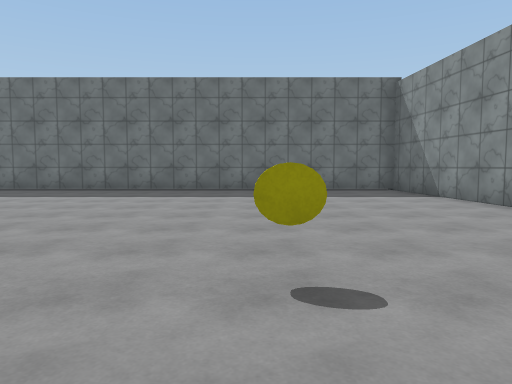
view 1 (above)

21 first-person views from a walk through a Unity game level. The camera is 1.3 m above the floor, tilts 4° down and sees 70° across. The floor is counted in squares, 2 m on a side. Each view is taken from the middle of a square. On the plan, view 1 faces up. The plan holds only what a view shows up to about 11 squares ahead; the rest is blank. The place goes on beyond the plan. Some surface patterns are stand-ins.

view 2
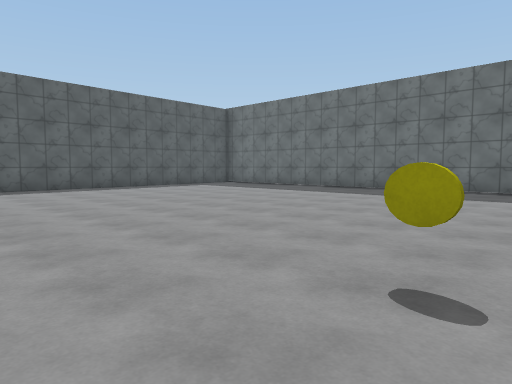

view 3
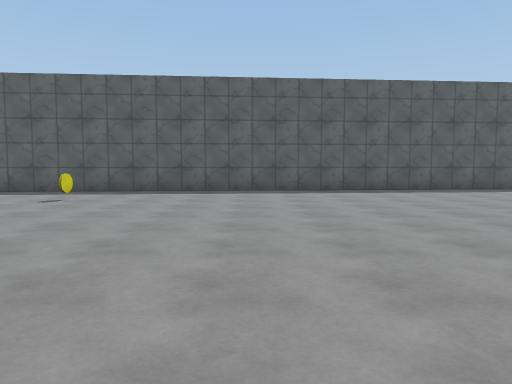

view 4
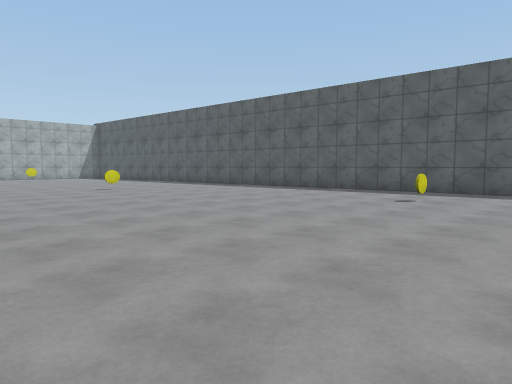

view 5
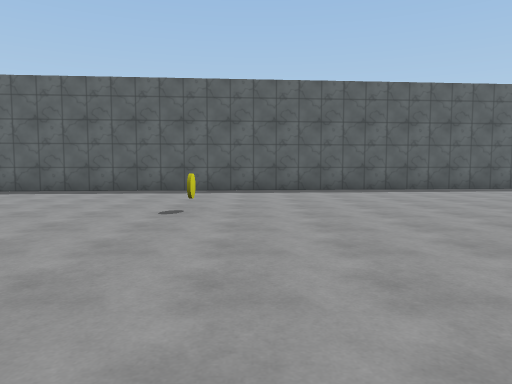

view 6
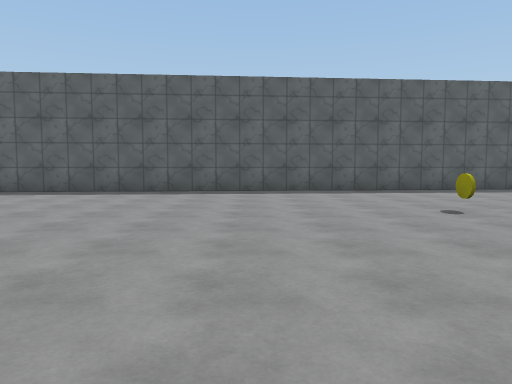

view 7
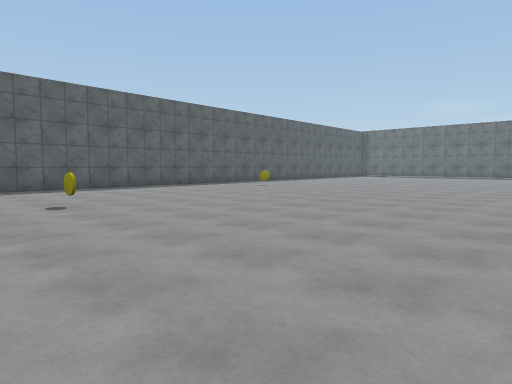

view 8
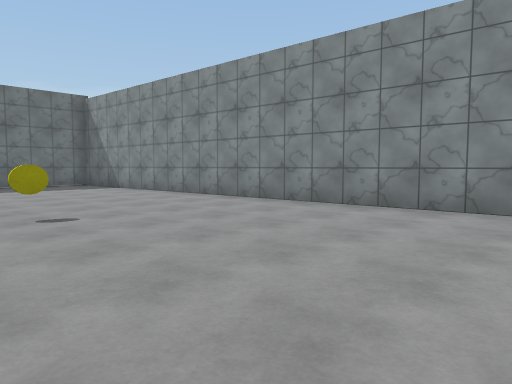

view 9
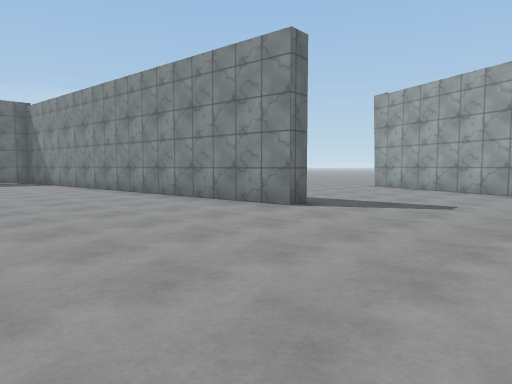

view 10
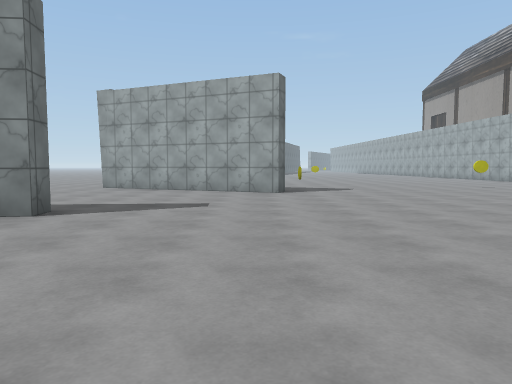

view 11
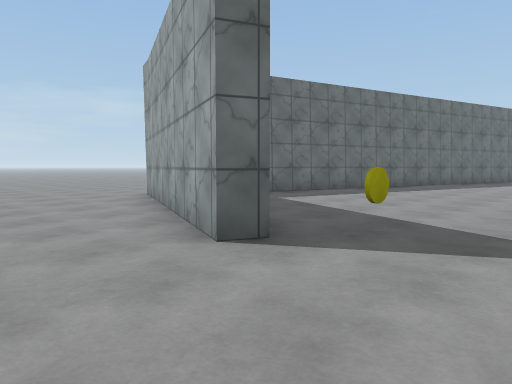

view 12
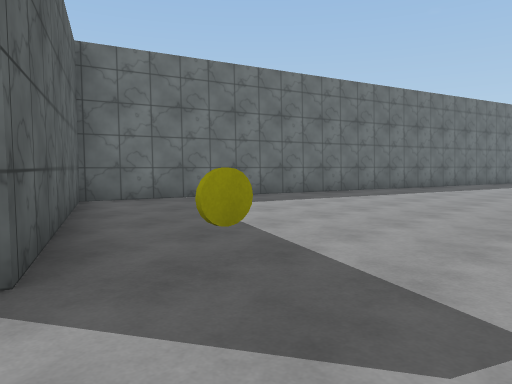

view 13
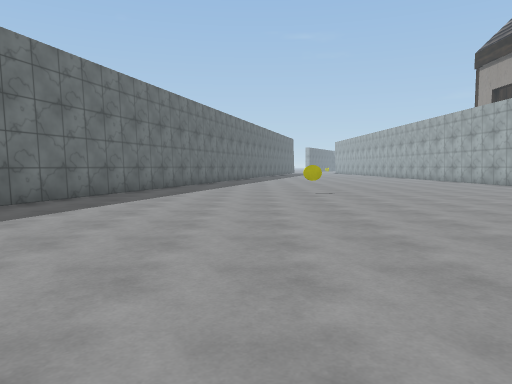

view 14
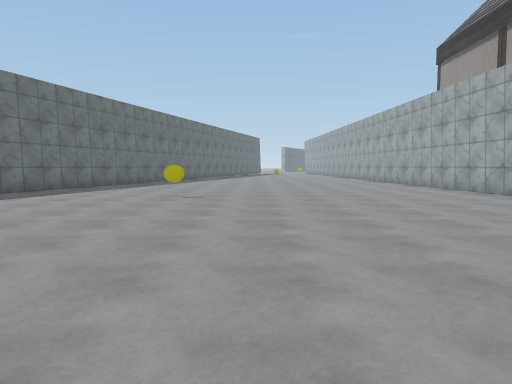

view 15
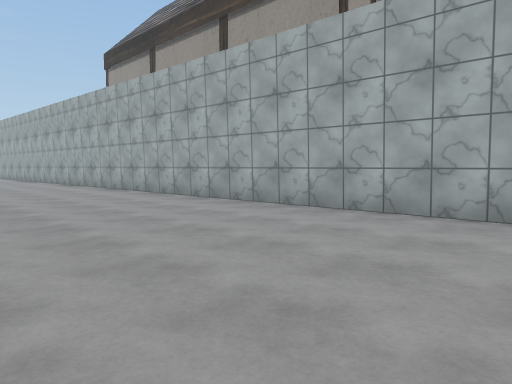

view 16
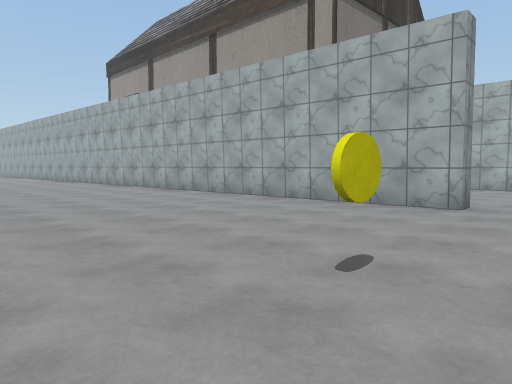

view 17
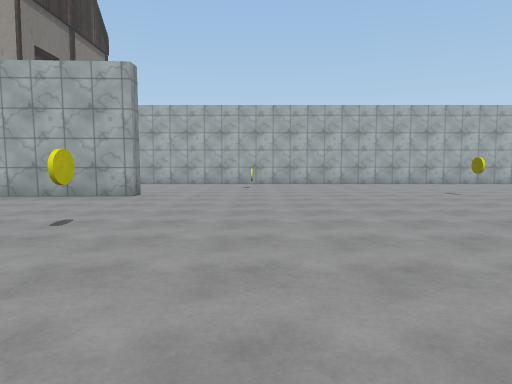

view 18
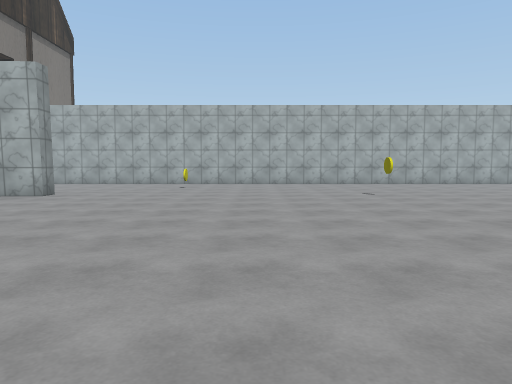

view 19
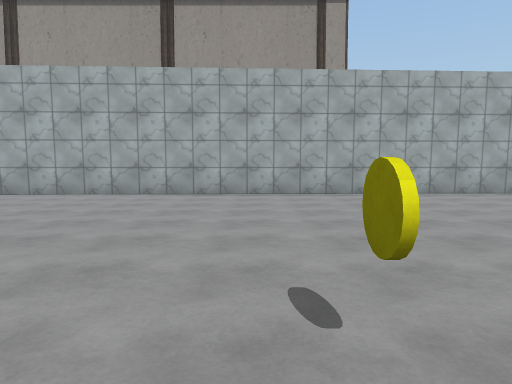

view 20
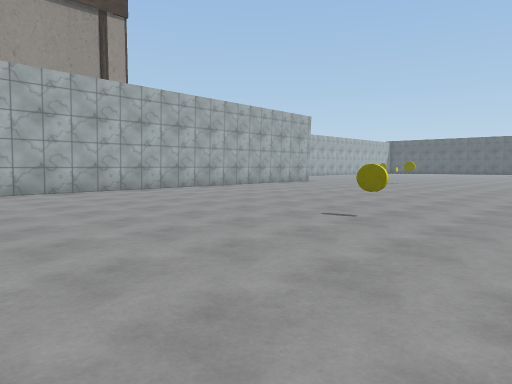

view 21
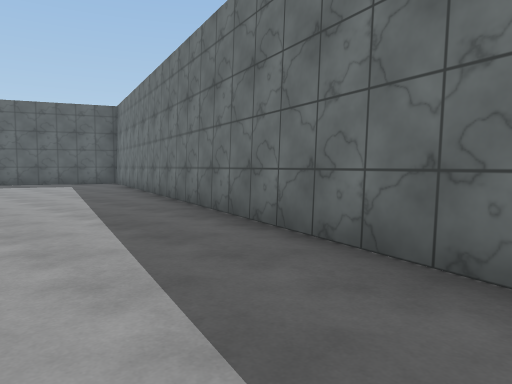

### Floor plan
Points are (right, up) in squares from view 1. A wall is a line through its corners. A room is listed if a view was taken in it or the views show most of it. See-through windows are left out.
Room 1 (views 1, 2, 3, 4, 5, 6, 7, 8, 9, 10, 11, 12, 13, 14, 15, 16, 17, 18, 19, 20, 21)
walls: (5.2, -2.1) (4.7, -2.1) (3.8, 10) (-7, 10); (11.7, -16.6) (11.7, -16) (25.5, -15.4); (24.7, -4.7) (11.5, -0.9) (9.4, -5.7) (9, -5.6) (11.1, -0.5); (-10.4, 7.3) (-8.2, -20.5)
ways out: opening at (8, -1.6)
objects: yellow coin (-7, -4); yellow coin (-4, -11); yellow coin (0, 2); yellow coin (4, -16); other object (9, -19); yellow coin (10, -6); yellow coin (11, -12); yellow coin (21, -8)

Where each view was taken, in squares from view 1:
view 1: 0 up, 0 right, facing up
view 2: 0 up, 1 right, facing up-left
view 3: 0 up, 0 right, facing left
view 4: 1 down, 0 right, facing down-left
view 5: 10 down, 1 right, facing left
view 6: 14 down, 1 right, facing left
view 7: 13 down, 2 right, facing up-left
view 8: 3 down, 1 left, facing up-right
view 9: 6 down, 0 right, facing up-right
view 10: 5 down, 0 right, facing right
view 11: 8 down, 7 right, facing up-right
view 12: 8 down, 9 right, facing up-right
view 13: 7 down, 12 right, facing right
view 14: 10 down, 13 right, facing right
view 15: 11 down, 12 right, facing down-right
view 16: 10 down, 10 right, facing down-right
view 17: 8 down, 9 right, facing down
view 18: 8 down, 7 right, facing down
view 19: 7 down, 21 right, facing down
view 20: 6 down, 25 right, facing down-left
view 21: 7 down, 25 right, facing up-left
